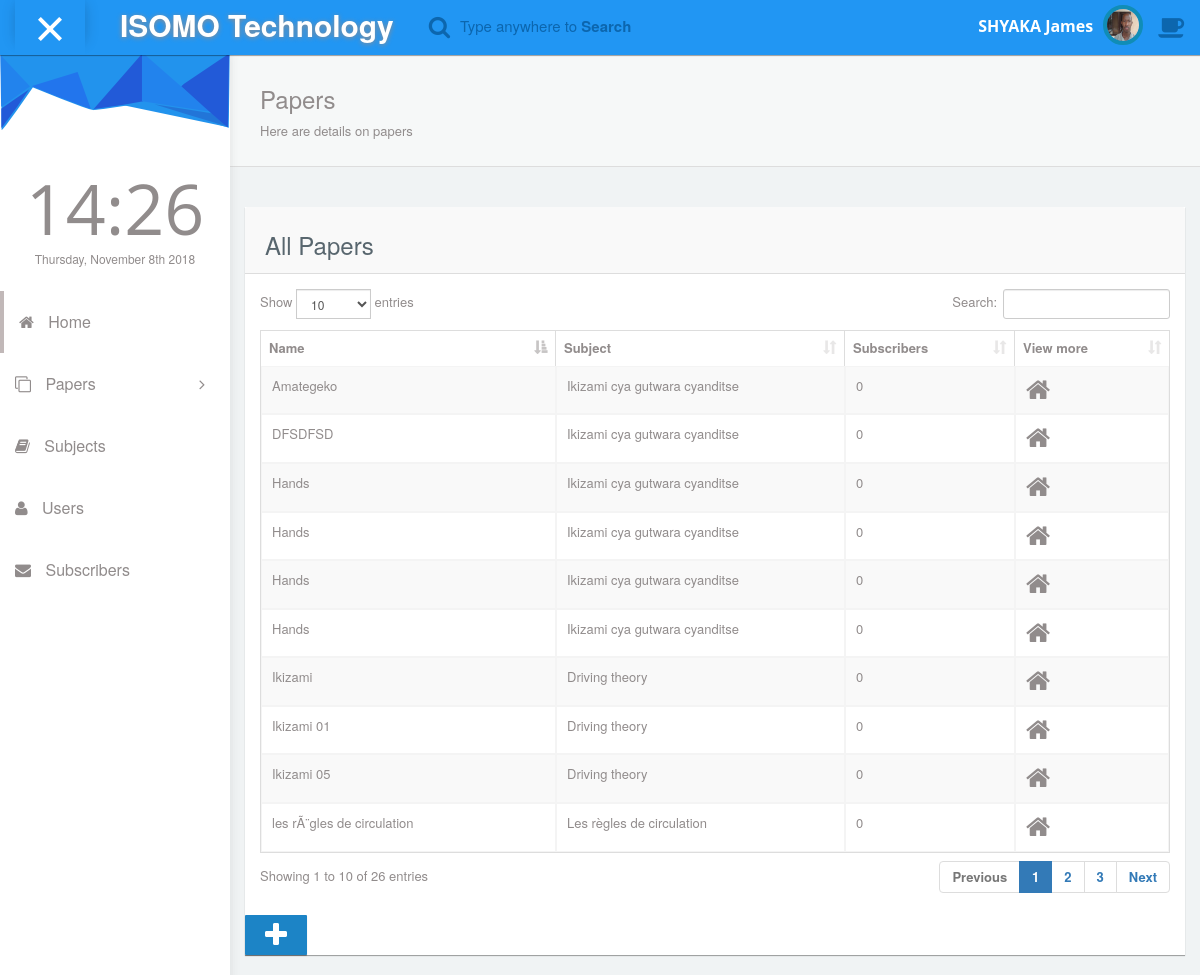
The page /admin/papers.php (signed in) on the database as committed earlier.
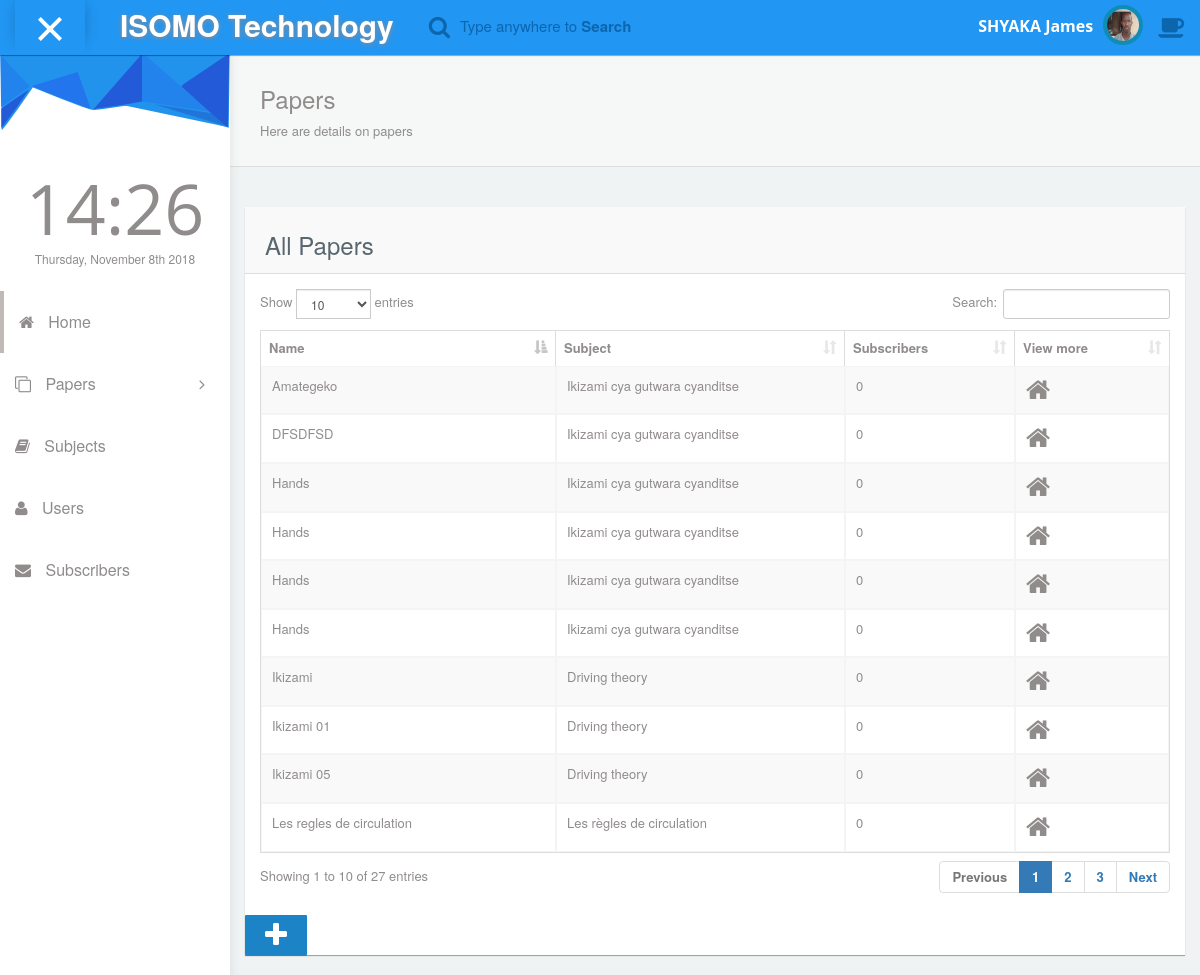
The same page on the database as committed later.
### tables this page shows
CREATE TABLE `papers` (
  `id` int(11) NOT NULL,
  `name` varchar(64) NOT NULL,
  `subject` int(11) NOT NULL,
  `level` varchar(16) DEFAULT NULL,
  `file` varchar(1024) NOT NULL,
  `year` int(11) DEFAULT NULL,
  `done_date` date DEFAULT NULL COMMENT 'The date when the exam was done',
  `answers` int(11) DEFAULT NULL COMMENT 'references id for answers',
  `date` timestamp NOT NULL DEFAULT CURRENT_TIMESTAMP ON UPDATE CURRENT_TIMESTAMP,
  `archived` enum('no','yes') NOT NULL DEFAULT 'no',
  `archivedDate` timestamp NULL DEFAULT NULL,
  `archivedBy` int(11) DEFAULT NULL
);

CREATE TABLE `subjects` (
  `id` int(11) NOT NULL,
  `name` varchar(128) NOT NULL,
  `type` int(11) DEFAULT NULL,
  `language` varchar(32) NOT NULL
);

### functions.php (called while the page is built, shortened)
<?php
	include_once "conn.php";
	function get_paper_types(){
		global $db;
		$query = $db->query("SELECT * FROM subject_type");
		$types = array();
		while ($data = $query->fetch_assoc()) {
			$data['pname'] = ucwords(str_ireplace("_", " ", $data['name']));
			$types[] = $data;
		}
		return $types;
	}
	function category_papers($category){
		global $db;
		$sql = "SELECT papers.*, subjects.name as subjectname FROM papers JOIN subjects ON papers.subject = subjects.id JOIN subject_type ON subjects.type = subject_type.id WHERE subject_type.name = \"$category\" ";
		$query = $db->query($sql) or die("Cant get cat papers $db->error");
		$papers = array();
		while ($data = $query->fetch_assoc()) {
			$papers[] = $data;
		}
		return $papers;
	}
?>

### admin/papers.php (the view, shortened to what this page needs)
<!DOCTYPE html>
<html lang="en">
<head>
  <?php
  include_once 'modules/head.php';
  ?>
  <link rel="stylesheet" type="text/css" href="asset/css/plugins/datatables.bootstrap.min.css"/>
  <link rel="stylesheet" type="text/css" href="asset/css/plugins/animate.min.css"/>
  <link href="asset/css/style.css" rel="stylesheet">
</head>
<body id="mimin" class="dashboard">
        <?php include "modules/menu.php" ?>
      <div class="container-fluid mimin-wrapper">
            <div id="left-menu">
              <?php
                include 'sidebar.php';
              ?>
            </div>
            <div id="content">
               <div class="panel box-shadow-none content-header">
                  <div class="panel-body">
                    <div class="col-md-12">
                        <h3 class="animated fadeInLeft">Papers</h3>
                        <p class="animated fadeInDown">
                          Here are details on papers
                        </p>
                    </div>
                  </div>
              </div>
              <div class="col-md-12 top-20 padding-0">
                <div class="col-md-12">
                  <div class="panel">
                    <?php
                      $paper_type = $_GET['type']??"";
                      $papers_conf = array('ne'=>'national_exams', 'dte'=>'driving_exam', 'tr'=>'traffic_rules');
                      if(!empty($papers_conf[$paper_type])){
                        $paper_cat = $papers_conf[$paper_type];
                        $cat_papers = category_papers($paper_cat);
                        $paper_cat_name = ucfirst(str_ireplace("_", " ", $paper_cat));
                      }else{
                        $paper_cat_name = 'All Papers';
                        $cats = get_paper_types();
                        $cat_papers = array();
                        foreach ($cats as $key => $cat) {
                          $cat_papers = array_merge($cat_papers, category_papers($cat['name']));
                        }
                      }
                    ?>
                    <div class="panel-heading"><h3><?php echo $paper_cat_name; ?></h3></div>
                    <div class="panel-body">
                      <div class="responsive-table">
                      <table id="datatables-example" class="table table-striped table-bordered" width="100%" cellspacing="0">
                      <thead>
                        <tr>
                          <th>Name</th>
                          <th>Subject</th>
                          <th>Subscribers</th>
                          <th>View more</th>
                        </tr>
                      </thead>
                      <tbody>
                        <?php
                          for($n=0; $n<count($cat_papers); $n++){
                            $paper = $cat_papers[$n];
                            ?>
                              <tr>
                                <td><?php echo $paper['name']; ?></td>
                                <td><?php echo $paper['subjectname']; ?></td>
                                <td>0</td>
                                <td><span><i class="fa-home fa fa-2x"></i></span></td>
                              </tr>
                            <?php
                          }
                        ?>
                      </tbody>
                        </table>
                      </div>
                  </div>
                  <a class="btn btn-primary btn-a" href="add_paper?type=<?php echo $paper_type; ?>"><span class="fa fa-2x fa-plus"></span></a>
                </div>
              </div>
              </div>
            </div>
      </div>
</body>
</html>

Rows that differ between the two databases and show on the page:
changed papers "Les règles de circulation": name "les rÃ¨gles de circulation" → "Les regles de circulation"
Other text that changed with them:
text written by a page script: "Show entries Search: Showing 1 to 10 of 26 entries Previous 1 2 3 Next" → "Show entries Search: Showing 1 to 10 of 27 entries Previous 1 2 3 Next"
